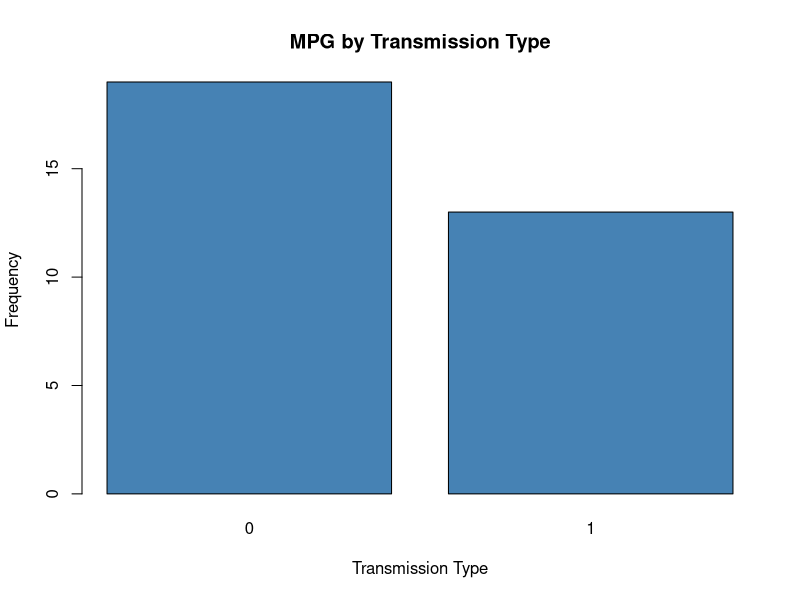
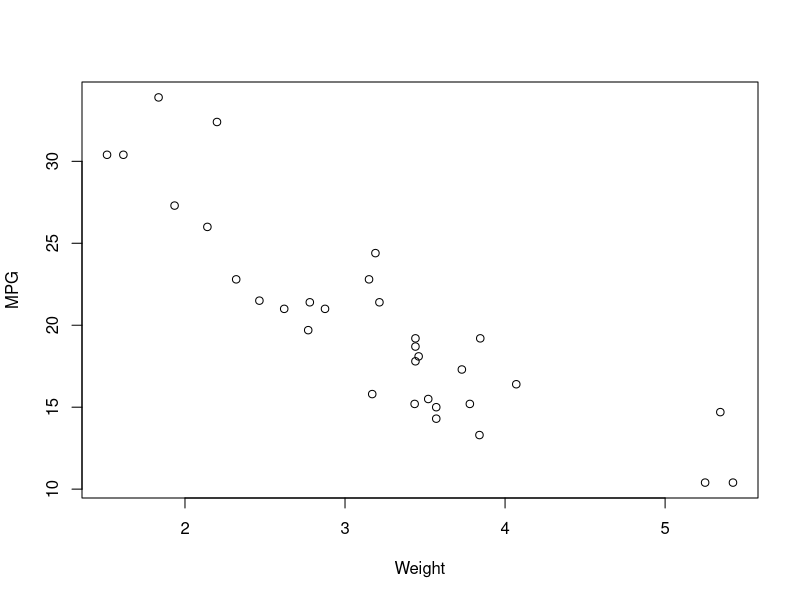
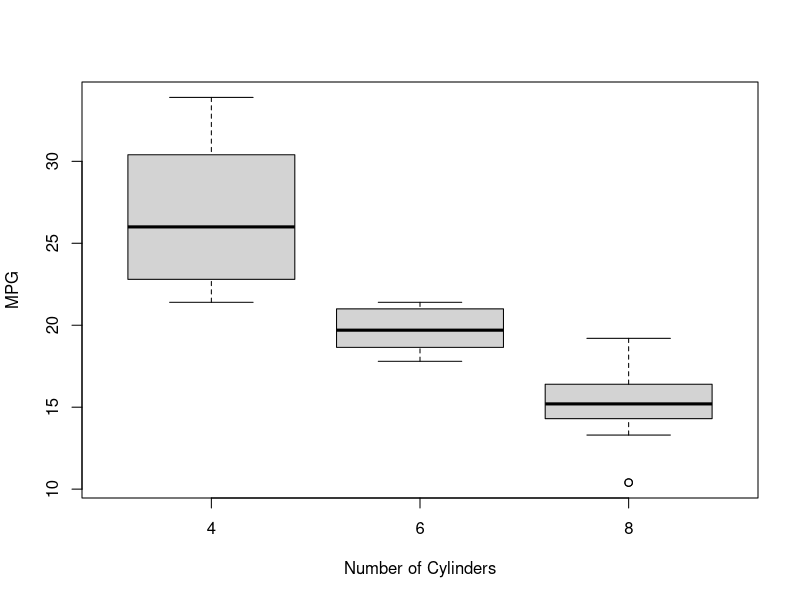
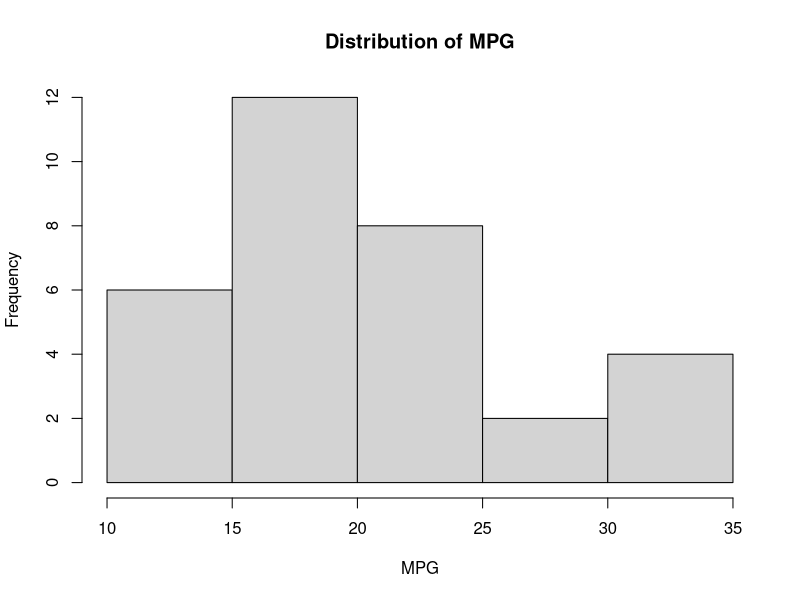
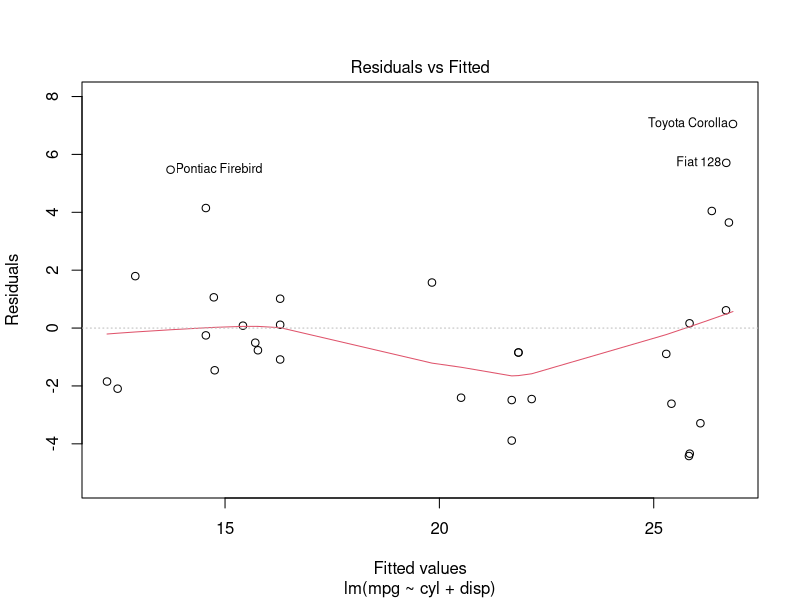

Reproduce these figures in R, in order.
## ---- chunk 1
knitr::opts_chunk$set(echo = TRUE)
## ---- chunk 2
library(MASS)
## ---- chunk 3
# Load the mtcars dataset
data(mtcars)

# Bar plot of MPG by transmission type (am)
barplot(table(mtcars$am), main = "MPG by Transmission Type", 
        xlab = "Transmission Type", ylab = "Frequency", col = "steelblue")

# Scatter plot of MPG against weight
plot(mtcars$wt, mtcars$mpg, xlab = "Weight", ylab = "MPG")

# Boxplot of MPG by number of cylinders
boxplot(mpg ~ cyl, data = mtcars, xlab = "Number of Cylinders", ylab = "MPG")

# Histogram of MPG
hist(mtcars$mpg, main = "Distribution of MPG", xlab = "MPG")

## ---- chunk 4
# Fit multiple models
model1 <- lm(mpg ~ cyl + disp, data = mtcars)
model2 <- lm(mpg ~ cyl + disp + hp, data = mtcars)

# Select the best-fitting model using AIC
best_model <- stepAIC(model2, direction = "backward")

# Print the model summary
summary(best_model)

## ---- chunk 5
# Interpret the coefficients
coef_summary <- summary(best_model)$coefficients

# Print the coefficient estimates and significance
coef_summary

## ---- chunk 6
# Residual plot
plot(best_model, which = 1)

# Shapiro-Wilk test for normality
shapiro.test(best_model$residuals)

## ---- chunk 7
# Hypothesis test
cyl_coef <- coef(best_model)["cyl"]
t_test <- t.test(mtcars$cyl, alternative = "two.sided", mu = 0, conf.level = 0.95)

t_test$p.value

